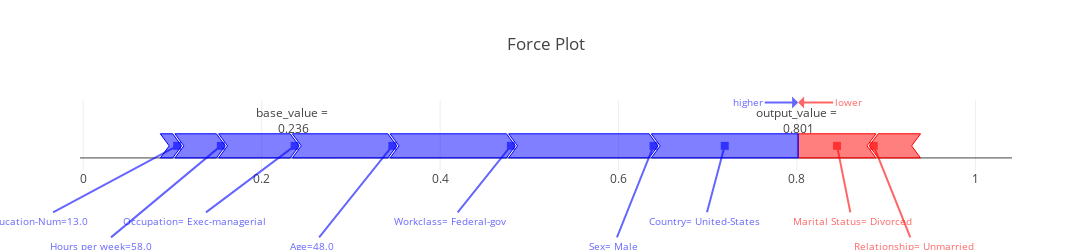

Notebook cell for this chart:
### Markdown cell above
## Second prediction
- second person in list

### Code cell
person = 1 # first person in test dataset


shap_values = explainer.shap_values(X_test.iloc[person,:], nsamples=500)
output_value = h2o_wrapper.predict_binary_prob(X_test.iloc[person])[0]

print('prediction (probability that this person earns more than $50k/year) =', output_value)
print('ground_truth (this person earns more than $50k/year) =', y_test_display[person])

force_plot(shap_values,X,output_value,base_value)

### Figure 1 — Plotly figure (JSON) as saved in the notebook; plotly's stock layout.template omitted (floating-point values rounded to 4 significant figures)
{"data": [{"mode": "text", "text": ["output_value = <br />0.801", "base_value = <br />0.236"], "type": "scatter", "uid": "476b2f9f-e917-424e-ad0f-1bcbb156e4a5", "x": [0.8013, 0.236], "y": [1.5, 1.5]}], "layout": {"annotations": [{"arrowcolor": "blue", "arrowhead": 7, "ax": -20, "ay": 75, "font": {"color": "blue", "size": 10}, "opacity": 0.6, "showarrow": true, "text": "Country= United-States", "x": 0.719, "xref": "x", "y": 0.5, "yref": "y"}, {"arrowcolor": "blue", "arrowhead": 7, "ax": -40, "ay": 100, "font": {"color": "blue", "size": 10}, "opacity": 0.6, "showarrow": true, "text": "Sex= Male", "x": 0.6392, "xref": "x", "y": 0.5, "yref": "y"}, {"arrowcolor": "blue", "arrowhead": 7, "ax": -60, "ay": 75, "font": {"color": "blue", "size": 10}, "opacity": 0.6, "showarrow": true, "text": "Workclass= Federal-gov", "x": 0.4793, "xref": "x", "y": 0.5, "yref": "y"}, {"arrowcolor": "blue", "arrowhead": 7, "ax": -80, "ay": 100, "font": {"color": "blue", "size": 10}, "opacity": 0.6, "showarrow": true, "text": "Age=48.0", "x": 0.3464, "xref": "x", "y": 0.5, "yref": "y"}, {"arrowcolor": "blue", "arrowhead": 7, "ax": -100, "ay": 75, "font": {"color": "blue", "size": 10}, "opacity": 0.6, "showarrow": true, "text": "Occupation= Exec-managerial", "x": 0.2369, "xref": "x", "y": 0.5, "yref": "y"}, {"arrowcolor": "blue", "arrowhead": 7, "ax": -120, "ay": 100, "font": {"color": "blue", "size": 10}, "opacity": 0.6, "showarrow": true, "text": "Hours per week=58.0", "x": 0.1542, "xref": "x", "y": 0.5, "yref": "y"}, {"arrowcolor": "blue", "arrowhead": 7, "ax": -140, "ay": 75, "font": {"color": "blue", "size": 10}, "opacity": 0.6, "showarrow": true, "text": "Education-Num=13.0", "x": 0.1052, "xref": "x", "y": 0.5, "yref": "y"}, {"arrowcolor": "red", "arrowhead": 7, "ax": 15, "ay": 75, "font": {"color": "red", "size": 10}, "opacity": 0.6, "showarrow": true, "text": "Marital Status= Divorced", "x": 0.8449, "xref": "x", "y": 0.5, "yref": "y"}, {"arrowcolor": "red", "arrowhead": 7, "ax": 40, "ay": 100, "font": {"color": "red", "size": 10}, "opacity": 0.6, "showarrow": true, "text": "Relationship= Unmarried", "x": 0.886, "xref": "x", "y": 0.5, "yref": "y"}, {"arrowcolor": "red", "arrowhead": 1, "ax": 50, "ay": 0, "font": {"color": "red", "size": 10}, "opacity": 0.6, "showarrow": true, "text": "lower", "x": 0.8013, "xref": "x", "y": 2.3, "yref": "y"}, {"arrowcolor": "blue", "arrowhead": 1, "ax": -50, "ay": 0, "font": {"color": "blue", "size": 10}, "opacity": 0.6, "showarrow": true, "text": "higher", "x": 0.8013, "xref": "x", "y": 2.3, "yref": "y"}], "height": 250, "shapes": [{"fillcolor": "rgba(255, 0, 0, 0.5)", "line": {"color": "rgb(255, 0, 0)", "width": 1}, "path": " M0.8012822261020577,0 L0.8012822261020577,1 L0.8884884547236456,1 L0.8784884547236456,0.5 L0.8884884547236456,0 Z", "type": "path"}, {"fillcolor": "rgba(255, 0, 0, 0.5)", "line": {"color": "rgb(255, 0, 0)", "width": 1}, "path": " M0.8909884547236455,0 L0.8809884547236455,0.5 L0.8909884547236455,1 L0.9385010566346766,1 L0.9285010566346766,0.5 L0.9385010566346766,0 Z", "type": "path"}, {"fillcolor": "rgba(0, 0, 255, 0.5)", "line": {"color": "rgb(0, 0, 255)", "width": 1}, "path": " M0.8012822261020577,0 L0.8012822261020577,1 L0.6367146791507556,1 L0.6467146791507556,0.5 L0.6367146791507556,0 Z", "type": "path"}, {"fillcolor": "rgba(0, 0, 255, 0.5)", "line": {"color": "rgb(0, 0, 255)", "width": 1}, "path": " M0.6342146791507557,0 L0.6442146791507557,0.5 L0.6342146791507557,1 L0.47680876144741813,1 L0.48680876144741814,0.5 L0.47680876144741813,0 Z", "type": "path"}, {"fillcolor": "rgba(0, 0, 255, 0.5)", "line": {"color": "rgb(0, 0, 255)", "width": 1}, "path": " M0.4743087614474181,0 L0.48430876144741813,0.5 L0.4743087614474181,1 L0.34392009001663415,1 L0.35392009001663416,0.5 L0.34392009001663415,0 Z", "type": "path"}, {"fillcolor": "rgba(0, 0, 255, 0.5)", "line": {"color": "rgb(0, 0, 255)", "width": 1}, "path": " M0.34142009001663415,0 L0.35142009001663416,0.5 L0.34142009001663415,1 L0.2343934640171113,1 L0.24439346401711132,0.5 L0.2343934640171113,0 Z", "type": "path"}, {"fillcolor": "rgba(0, 0, 255, 0.5)", "line": {"color": "rgb(0, 0, 255)", "width": 1}, "path": " M0.2318934640171113,0 L0.24189346401711131,0.5 L0.2318934640171113,1 L0.15169386779514898,1 L0.161693867795149,0.5 L0.15169386779514898,0 Z", "type": "path"}, {"fillcolor": "rgba(0, 0, 255, 0.5)", "line": {"color": "rgb(0, 0, 255)", "width": 1}, "path": " M0.14919386779514898,0 L0.159193867795149,0.5 L0.14919386779514898,1 L0.10274234811858396,1 L0.11274234811858395,0.5 L0.10274234811858396,0 Z", "type": "path"}, {"fillcolor": "rgba(0, 0, 255, 0.5)", "line": {"color": "rgb(0, 0, 255)", "width": 1}, "path": " M0.10024234811858396,0 L0.11024234811858395,0.5 L0.10024234811858396,1 L0.08632587555689691,1 L0.09632587555689691,0.5 L0.08632587555689691,0 Z", "type": "path"}], "title": {"text": "Force Plot"}, "width": 1200, "xaxis": {"range": [-0.003674, 1.041], "zeroline": false}, "yaxis": {"range": [-0.5, 2.4], "showgrid": false, "showline": false, "showticklabels": false, "ticks": ""}}}
